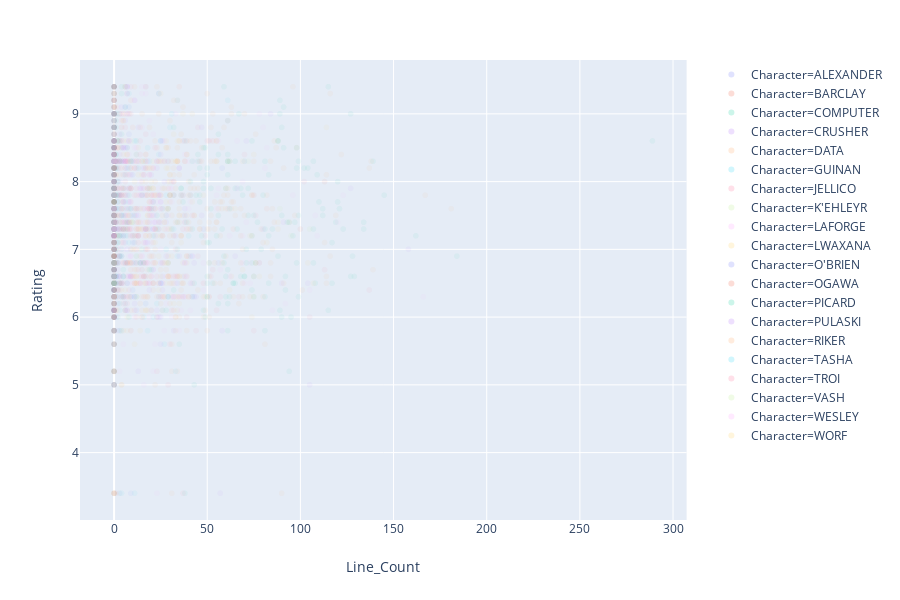

Notebook code for this chart:
### Code cell
px.scatter(tidy_TNG, x='Line_Count', y='Rating', color='Character', opacity=0.05) # opacity=0.05

### Figure 1 — Plotly figure (JSON) as saved in the notebook; plotly's stock layout.template omitted (floating-point values rounded to 4 significant figures; data arrays with more than 128 entries replaced by an {"elided": "..."} marker saying what was removed)
{"data": [{"hoverlabel": {"namelength": 0}, "hovertemplate": "Character=ALEXANDER<br>Line_Count=%{x}<br>Rating=%{y}", "legendgroup": "Character=ALEXANDER", "marker": {"color": "#636efa", "opacity": 0.05, "symbol": "circle"}, "mode": "markers", "name": "Character=ALEXANDER", "showlegend": true, "type": "scattergl", "x": {"elided": "176 int values"}, "xaxis": "x", "y": {"elided": "176 float values"}, "yaxis": "y"}, {"hoverlabel": {"namelength": 0}, "hovertemplate": "Character=BARCLAY<br>Line_Count=%{x}<br>Rating=%{y}", "legendgroup": "Character=BARCLAY", "marker": {"color": "#EF553B", "opacity": 0.05, "symbol": "circle"}, "mode": "markers", "name": "Character=BARCLAY", "showlegend": true, "type": "scattergl", "x": {"elided": "176 int values"}, "xaxis": "x", "y": {"elided": "176 float values"}, "yaxis": "y"}, {"hoverlabel": {"namelength": 0}, "hovertemplate": "Character=COMPUTER<br>Line_Count=%{x}<br>Rating=%{y}", "legendgroup": "Character=COMPUTER", "marker": {"color": "#00cc96", "opacity": 0.05, "symbol": "circle"}, "mode": "markers", "name": "Character=COMPUTER", "showlegend": true, "type": "scattergl", "x": {"elided": "176 int values"}, "xaxis": "x", "y": {"elided": "176 float values"}, "yaxis": "y"}, {"hoverlabel": {"namelength": 0}, "hovertemplate": "Character=CRUSHER<br>Line_Count=%{x}<br>Rating=%{y}", "legendgroup": "Character=CRUSHER", "marker": {"color": "#ab63fa", "opacity": 0.05, "symbol": "circle"}, "mode": "markers", "name": "Character=CRUSHER", "showlegend": true, "type": "scattergl", "x": {"elided": "176 int values"}, "xaxis": "x", "y": {"elided": "176 float values"}, "yaxis": "y"}, {"hoverlabel": {"namelength": 0}, "hovertemplate": "Character=DATA<br>Line_Count=%{x}<br>Rating=%{y}", "legendgroup": "Character=DATA", "marker": {"color": "#FFA15A", "opacity": 0.05, "symbol": "circle"}, "mode": "markers", "name": "Character=DATA", "showlegend": true, "type": "scattergl", "x": {"elided": "176 int values"}, "xaxis": "x", "y": {"elided": "176 float values"}, "yaxis": "y"}, {"hoverlabel": {"namelength": 0}, "hovertemplate": "Character=GUINAN<br>Line_Count=%{x}<br>Rating=%{y}", "legendgroup": "Character=GUINAN", "marker": {"color": "#19d3f3", "opacity": 0.05, "symbol": "circle"}, "mode": "markers", "name": "Character=GUINAN", "showlegend": true, "type": "scattergl", "x": {"elided": "176 int values"}, "xaxis": "x", "y": {"elided": "176 float values"}, "yaxis": "y"}, {"hoverlabel": {"namelength": 0}, "hovertemplate": "Character=JELLICO<br>Line_Count=%{x}<br>Rating=%{y}", "legendgroup": "Character=JELLICO", "marker": {"color": "#FF6692", "opacity": 0.05, "symbol": "circle"}, "mode": "markers", "name": "Character=JELLICO", "showlegend": true, "type": "scattergl", "x": {"elided": "176 int values"}, "xaxis": "x", "y": {"elided": "176 float values"}, "yaxis": "y"}, {"hoverlabel": {"namelength": 0}, "hovertemplate": "Character=K'EHLEYR<br>Line_Count=%{x}<br>Rating=%{y}", "legendgroup": "Character=K'EHLEYR", "marker": {"color": "#B6E880", "opacity": 0.05, "symbol": "circle"}, "mode": "markers", "name": "Character=K'EHLEYR", "showlegend": true, "type": "scattergl", "x": {"elided": "176 int values"}, "xaxis": "x", "y": {"elided": "176 float values"}, "yaxis": "y"}, {"hoverlabel": {"namelength": 0}, "hovertemplate": "Character=LAFORGE<br>Line_Count=%{x}<br>Rating=%{y}", "legendgroup": "Character=LAFORGE", "marker": {"color": "#FF97FF", "opacity": 0.05, "symbol": "circle"}, "mode": "markers", "name": "Character=LAFORGE", "showlegend": true, "type": "scattergl", "x": {"elided": "176 int values"}, "xaxis": "x", "y": {"elided": "176 float values"}, "yaxis": "y"}, {"hoverlabel": {"namelength": 0}, "hovertemplate": "Character=LWAXANA<br>Line_Count=%{x}<br>Rating=%{y}", "legendgroup": "Character=LWAXANA", "marker": {"color": "#FECB52", "opacity": 0.05, "symbol": "circle"}, "mode": "markers", "name": "Character=LWAXANA", "showlegend": true, "type": "scattergl", "x": {"elided": "176 int values"}, "xaxis": "x", "y": {"elided": "176 float values"}, "yaxis": "y"}, {"hoverlabel": {"namelength": 0}, "hovertemplate": "Character=O'BRIEN<br>Line_Count=%{x}<br>Rating=%{y}", "legendgroup": "Character=O'BRIEN", "marker": {"color": "#636efa", "opacity": 0.05, "symbol": "circle"}, "mode": "markers", "name": "Character=O'BRIEN", "showlegend": true, "type": "scattergl", "x": {"elided": "176 int values"}, "xaxis": "x", "y": {"elided": "176 float values"}, "yaxis": "y"}, {"hoverlabel": {"namelength": 0}, "hovertemplate": "Character=OGAWA<br>Line_Count=%{x}<br>Rating=%{y}", "legendgroup": "Character=OGAWA", "marker": {"color": "#EF553B", "opacity": 0.05, "symbol": "circle"}, "mode": "markers", "name": "Character=OGAWA", "showlegend": true, "type": "scattergl", "x": {"elided": "176 int values"}, "xaxis": "x", "y": {"elided": "176 float values"}, "yaxis": "y"}, {"hoverlabel": {"namelength": 0}, "hovertemplate": "Character=PICARD<br>Line_Count=%{x}<br>Rating=%{y}", "legendgroup": "Character=PICARD", "marker": {"color": "#00cc96", "opacity": 0.05, "symbol": "circle"}, "mode": "markers", "name": "Character=PICARD", "showlegend": true, "type": "scattergl", "x": {"elided": "176 int values"}, "xaxis": "x", "y": {"elided": "176 float values"}, "yaxis": "y"}, {"hoverlabel": {"namelength": 0}, "hovertemplate": "Character=PULASKI<br>Line_Count=%{x}<br>Rating=%{y}", "legendgroup": "Character=PULASKI", "marker": {"color": "#ab63fa", "opacity": 0.05, "symbol": "circle"}, "mode": "markers", "name": "Character=PULASKI", "showlegend": true, "type": "scattergl", "x": {"elided": "176 int values"}, "xaxis": "x", "y": {"elided": "176 float values"}, "yaxis": "y"}, {"hoverlabel": {"namelength": 0}, "hovertemplate": "Character=RIKER<br>Line_Count=%{x}<br>Rating=%{y}", "legendgroup": "Character=RIKER", "marker": {"color": "#FFA15A", "opacity": 0.05, "symbol": "circle"}, "mode": "markers", "name": "Character=RIKER", "showlegend": true, "type": "scattergl", "x": {"elided": "176 int values"}, "xaxis": "x", "y": {"elided": "176 float values"}, "yaxis": "y"}, {"hoverlabel": {"namelength": 0}, "hovertemplate": "Character=TASHA<br>Line_Count=%{x}<br>Rating=%{y}", "legendgroup": "Character=TASHA", "marker": {"color": "#19d3f3", "opacity": 0.05, "symbol": "circle"}, "mode": "markers", "name": "Character=TASHA", "showlegend": true, "type": "scattergl", "x": {"elided": "176 int values"}, "xaxis": "x", "y": {"elided": "176 float values"}, "yaxis": "y"}, {"hoverlabel": {"namelength": 0}, "hovertemplate": "Character=TROI<br>Line_Count=%{x}<br>Rating=%{y}", "legendgroup": "Character=TROI", "marker": {"color": "#FF6692", "opacity": 0.05, "symbol": "circle"}, "mode": "markers", "name": "Character=TROI", "showlegend": true, "type": "scattergl", "x": {"elided": "176 int values"}, "xaxis": "x", "y": {"elided": "176 float values"}, "yaxis": "y"}, {"hoverlabel": {"namelength": 0}, "hovertemplate": "Character=VASH<br>Line_Count=%{x}<br>Rating=%{y}", "legendgroup": "Character=VASH", "marker": {"color": "#B6E880", "opacity": 0.05, "symbol": "circle"}, "mode": "markers", "name": "Character=VASH", "showlegend": true, "type": "scattergl", "x": {"elided": "176 int values"}, "xaxis": "x", "y": {"elided": "176 float values"}, "yaxis": "y"}, {"hoverlabel": {"namelength": 0}, "hovertemplate": "Character=WESLEY<br>Line_Count=%{x}<br>Rating=%{y}", "legendgroup": "Character=WESLEY", "marker": {"color": "#FF97FF", "opacity": 0.05, "symbol": "circle"}, "mode": "markers", "name": "Character=WESLEY", "showlegend": true, "type": "scattergl", "x": {"elided": "176 int values"}, "xaxis": "x", "y": {"elided": "176 float values"}, "yaxis": "y"}, {"hoverlabel": {"namelength": 0}, "hovertemplate": "Character=WORF<br>Line_Count=%{x}<br>Rating=%{y}", "legendgroup": "Character=WORF", "marker": {"color": "#FECB52", "opacity": 0.05, "symbol": "circle"}, "mode": "markers", "name": "Character=WORF", "showlegend": true, "type": "scattergl", "x": {"elided": "176 int values"}, "xaxis": "x", "y": {"elided": "176 float values"}, "yaxis": "y"}], "layout": {"height": 600, "legend": {"tracegroupgap": 0}, "margin": {"t": 60}, "xaxis": {"anchor": "y", "domain": [0, 0.98], "title": {"text": "Line_Count"}}, "yaxis": {"anchor": "x", "domain": [0, 1], "title": {"text": "Rating"}}}}
